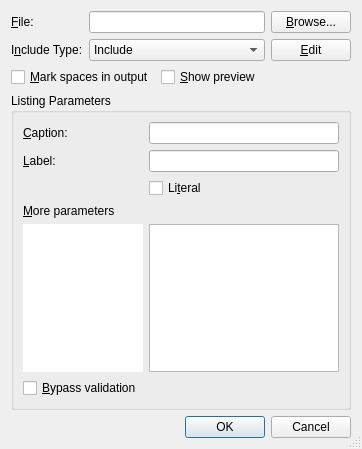
<?xml version="1.0" encoding="UTF-8"?>
<ui version="4.0">
 <class>IncludeUi</class>
 <widget class="QDialog" name="IncludeUi">
  <property name="geometry">
   <rect>
    <x>0</x>
    <y>0</y>
    <width>362</width>
    <height>449</height>
   </rect>
  </property>
  <property name="windowTitle">
   <string/>
  </property>
  <property name="sizeGripEnabled">
   <bool>true</bool>
  </property>
  <layout class="QGridLayout" name="gridLayout_3">
   <item row="0" column="0">
    <layout class="QGridLayout" name="gridLayout_2">
     <item row="0" column="3">
      <widget class="QPushButton" name="browsePB">
       <property name="toolTip">
        <string>Select a file</string>
       </property>
       <property name="text">
        <string>&amp;Browse...</string>
       </property>
      </widget>
     </item>
     <item row="1" column="0" colspan="2">
      <widget class="QLabel" name="TextLabel1">
       <property name="text">
        <string>I&amp;nclude Type:</string>
       </property>
       <property name="buddy">
        <cstring>typeCO</cstring>
       </property>
      </widget>
     </item>
     <item row="1" column="2">
      <widget class="QComboBox" name="typeCO">
       <item>
        <property name="text">
         <string>Include</string>
        </property>
       </item>
       <item>
        <property name="text">
         <string>Input</string>
        </property>
       </item>
       <item>
        <property name="text">
         <string>Verbatim</string>
        </property>
       </item>
       <item>
        <property name="text">
         <string>Program Listing</string>
        </property>
       </item>
      </widget>
     </item>
     <item row="1" column="3">
      <widget class="QPushButton" name="editPB">
       <property name="toolTip">
        <string>Edit the file</string>
       </property>
       <property name="text">
        <string>&amp;Edit</string>
       </property>
      </widget>
     </item>
     <item row="0" column="2">
      <widget class="QLineEdit" name="filenameED">
       <property name="toolTip">
        <string>File name to include. (You can create a new file by entering the name of one that does not yet exist.)</string>
       </property>
       <property name="inputMethodHints">
        <set>Qt::ImhPreferLatin</set>
       </property>
      </widget>
     </item>
     <item row="0" column="0" colspan="2">
      <widget class="QLabel" name="filenameLA">
       <property name="toolTip">
        <string/>
       </property>
       <property name="text">
        <string>&amp;File:</string>
       </property>
       <property name="buddy">
        <cstring>filenameED</cstring>
       </property>
      </widget>
     </item>
    </layout>
   </item>
   <item row="1" column="0">
    <layout class="QHBoxLayout">
     <property name="spacing">
      <number>6</number>
     </property>
     <property name="leftMargin">
      <number>0</number>
     </property>
     <property name="topMargin">
      <number>0</number>
     </property>
     <property name="rightMargin">
      <number>0</number>
     </property>
     <property name="bottomMargin">
      <number>0</number>
     </property>
     <item>
      <widget class="QCheckBox" name="visiblespaceCB">
       <property name="sizePolicy">
        <sizepolicy hsizetype="MinimumExpanding" vsizetype="Fixed">
         <horstretch>0</horstretch>
         <verstretch>0</verstretch>
        </sizepolicy>
       </property>
       <property name="toolTip">
        <string>Underline spaces in generated output</string>
       </property>
       <property name="text">
        <string>&amp;Mark spaces in output</string>
       </property>
      </widget>
     </item>
     <item>
      <widget class="QCheckBox" name="previewCB">
       <property name="sizePolicy">
        <sizepolicy hsizetype="MinimumExpanding" vsizetype="Fixed">
         <horstretch>0</horstretch>
         <verstretch>0</verstretch>
        </sizepolicy>
       </property>
       <property name="toolTip">
        <string>Show LaTeX preview</string>
       </property>
       <property name="text">
        <string>&amp;Show preview</string>
       </property>
      </widget>
     </item>
     <item>
      <spacer name="horizontalSpacer">
       <property name="orientation">
        <enum>Qt::Horizontal</enum>
       </property>
       <property name="sizeHint" stdset="0">
        <size>
         <width>40</width>
         <height>20</height>
        </size>
       </property>
      </spacer>
     </item>
    </layout>
   </item>
   <item row="2" column="0">
    <widget class="QGroupBox" name="listingsGB">
     <property name="sizePolicy">
      <sizepolicy hsizetype="Expanding" vsizetype="Expanding">
       <horstretch>0</horstretch>
       <verstretch>0</verstretch>
      </sizepolicy>
     </property>
     <property name="title">
      <string>Listing Parameters</string>
     </property>
     <property name="flat">
      <bool>true</bool>
     </property>
     <layout class="QGridLayout" name="gridLayout">
      <item row="1" column="1">
       <widget class="QLineEdit" name="labelLE">
        <property name="inputMethodHints">
         <set>Qt::ImhPreferLatin</set>
        </property>
       </widget>
      </item>
      <item row="1" column="0">
       <widget class="QLabel" name="labelLabel">
        <property name="text">
         <string>&amp;Label:</string>
        </property>
        <property name="buddy">
         <cstring>labelLE</cstring>
        </property>
       </widget>
      </item>
      <item row="4" column="1">
       <widget class="QTextEdit" name="listingsED">
        <property name="sizePolicy">
         <sizepolicy hsizetype="Preferred" vsizetype="Expanding">
          <horstretch>0</horstretch>
          <verstretch>0</verstretch>
         </sizepolicy>
        </property>
        <property name="minimumSize">
         <size>
          <width>0</width>
          <height>0</height>
         </size>
        </property>
        <property name="inputMethodHints">
         <set>Qt::ImhDigitsOnly|Qt::ImhLatinOnly|Qt::ImhMultiLine</set>
        </property>
       </widget>
      </item>
      <item row="4" column="0">
       <widget class="QTextBrowser" name="listingsTB">
        <property name="sizePolicy">
         <sizepolicy hsizetype="Fixed" vsizetype="Expanding">
          <horstretch>0</horstretch>
          <verstretch>0</verstretch>
         </sizepolicy>
        </property>
        <property name="minimumSize">
         <size>
          <width>0</width>
          <height>0</height>
         </size>
        </property>
        <property name="maximumSize">
         <size>
          <width>120</width>
          <height>16777215</height>
         </size>
        </property>
        <property name="cursor" stdset="0">
         <cursorShape>ArrowCursor</cursorShape>
        </property>
        <property name="focusPolicy">
         <enum>Qt::NoFocus</enum>
        </property>
        <property name="acceptDrops">
         <bool>true</bool>
        </property>
        <property name="inputMethodHints">
         <set>Qt::ImhMultiLine</set>
        </property>
        <property name="frameShape">
         <enum>QFrame::NoFrame</enum>
        </property>
        <property name="frameShadow">
         <enum>QFrame::Plain</enum>
        </property>
        <property name="lineWidth">
         <number>0</number>
        </property>
        <property name="acceptRichText">
         <bool>false</bool>
        </property>
       </widget>
      </item>
      <item row="0" column="0">
       <widget class="QLabel" name="captionLabel">
        <property name="text">
         <string>&amp;Caption:</string>
        </property>
        <property name="buddy">
         <cstring>captionLE</cstring>
        </property>
       </widget>
      </item>
      <item row="2" column="0">
       <widget class="QLabel" name="label">
        <property name="text">
         <string/>
        </property>
       </widget>
      </item>
      <item row="0" column="1">
       <widget class="QLineEdit" name="captionLE">
        <property name="minimumSize">
         <size>
          <width>150</width>
          <height>0</height>
         </size>
        </property>
        <property name="inputMethodHints">
         <set>Qt::ImhPreferLatin</set>
        </property>
       </widget>
      </item>
      <item row="5" column="0" colspan="2">
       <widget class="QCheckBox" name="bypassCB">
        <property name="toolTip">
         <string>Check it to enter parameters that are not recognizable by LyX</string>
        </property>
        <property name="text">
         <string>&amp;Bypass validation</string>
        </property>
       </widget>
      </item>
      <item row="3" column="0">
       <widget class="QLabel" name="label_3">
        <property name="text">
         <string>&amp;More parameters</string>
        </property>
        <property name="buddy">
         <cstring>listingsED</cstring>
        </property>
       </widget>
      </item>
      <item row="2" column="1">
       <widget class="QCheckBox" name="literalCB">
        <property name="toolTip">
         <string>Pass content of the `Caption' field literally to LaTeX. Check this if you want to enter LaTeX code.</string>
        </property>
        <property name="text">
         <string>Li&amp;teral</string>
        </property>
       </widget>
      </item>
     </layout>
    </widget>
   </item>
   <item row="3" column="0">
    <widget class="QDialogButtonBox" name="buttonBox">
     <property name="standardButtons">
      <set>QDialogButtonBox::Cancel|QDialogButtonBox::Ok</set>
     </property>
    </widget>
   </item>
  </layout>
 </widget>
 <tabstops>
  <tabstop>filenameED</tabstop>
  <tabstop>browsePB</tabstop>
  <tabstop>typeCO</tabstop>
  <tabstop>editPB</tabstop>
  <tabstop>visiblespaceCB</tabstop>
  <tabstop>previewCB</tabstop>
  <tabstop>captionLE</tabstop>
  <tabstop>labelLE</tabstop>
  <tabstop>listingsTB</tabstop>
  <tabstop>listingsED</tabstop>
 </tabstops>
 <includes>
  <include location="local">qt_i18n.h</include>
 </includes>
 <resources/>
 <connections/>
</ui>
